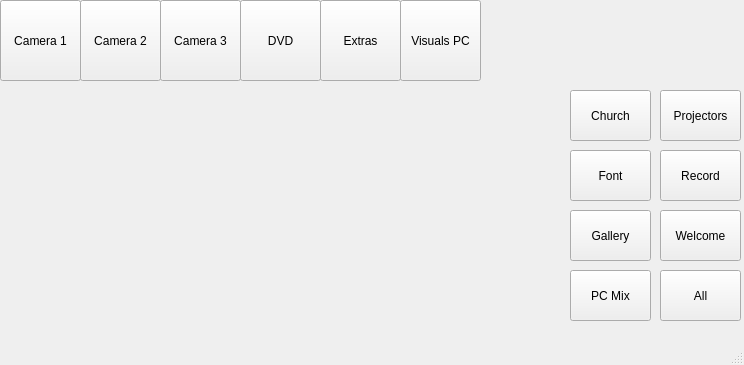
<?xml version="1.0" encoding="UTF-8"?>
<ui version="4.0">
 <class>VideoSwitcher</class>
 <widget class="QMainWindow" name="VideoSwitcher">
  <property name="geometry">
   <rect>
    <x>0</x>
    <y>0</y>
    <width>744</width>
    <height>365</height>
   </rect>
  </property>
  <property name="windowTitle">
   <string>MainWindow</string>
  </property>
  <widget class="QWidget" name="centralwidget">
   <widget class="QPushButton" name="btnCamera1">
    <property name="geometry">
     <rect>
      <x>0</x>
      <y>0</y>
      <width>81</width>
      <height>81</height>
     </rect>
    </property>
    <property name="text">
     <string>Camera 1</string>
    </property>
   </widget>
   <widget class="QPushButton" name="btnCamera2">
    <property name="geometry">
     <rect>
      <x>80</x>
      <y>0</y>
      <width>81</width>
      <height>81</height>
     </rect>
    </property>
    <property name="text">
     <string>Camera 2</string>
    </property>
   </widget>
   <widget class="QPushButton" name="btnCamera3">
    <property name="geometry">
     <rect>
      <x>160</x>
      <y>0</y>
      <width>81</width>
      <height>81</height>
     </rect>
    </property>
    <property name="text">
     <string>Camera 3</string>
    </property>
   </widget>
   <widget class="QPushButton" name="btnDVD">
    <property name="geometry">
     <rect>
      <x>240</x>
      <y>0</y>
      <width>81</width>
      <height>81</height>
     </rect>
    </property>
    <property name="text">
     <string>DVD</string>
    </property>
   </widget>
   <widget class="QPushButton" name="btnExtras">
    <property name="geometry">
     <rect>
      <x>320</x>
      <y>0</y>
      <width>81</width>
      <height>81</height>
     </rect>
    </property>
    <property name="text">
     <string>Extras</string>
    </property>
   </widget>
   <widget class="QPushButton" name="btnVisualsPC">
    <property name="geometry">
     <rect>
      <x>400</x>
      <y>0</y>
      <width>81</width>
      <height>81</height>
     </rect>
    </property>
    <property name="text">
     <string>Visuals PC</string>
    </property>
   </widget>
   <widget class="KLed" name="ledCamera1">
    <property name="geometry">
     <rect>
      <x>30</x>
      <y>80</y>
      <width>16</width>
      <height>16</height>
     </rect>
    </property>
    <property name="state">
     <enum>KLed::Off</enum>
    </property>
   </widget>
   <widget class="KLed" name="ledCamera2">
    <property name="geometry">
     <rect>
      <x>110</x>
      <y>80</y>
      <width>16</width>
      <height>16</height>
     </rect>
    </property>
    <property name="state">
     <enum>KLed::Off</enum>
    </property>
   </widget>
   <widget class="KLed" name="ledCamera3">
    <property name="geometry">
     <rect>
      <x>190</x>
      <y>80</y>
      <width>16</width>
      <height>16</height>
     </rect>
    </property>
    <property name="state">
     <enum>KLed::Off</enum>
    </property>
   </widget>
   <widget class="KLed" name="ledDVD">
    <property name="geometry">
     <rect>
      <x>270</x>
      <y>80</y>
      <width>16</width>
      <height>16</height>
     </rect>
    </property>
    <property name="state">
     <enum>KLed::Off</enum>
    </property>
   </widget>
   <widget class="KLed" name="ledExtras">
    <property name="geometry">
     <rect>
      <x>350</x>
      <y>80</y>
      <width>16</width>
      <height>16</height>
     </rect>
    </property>
    <property name="state">
     <enum>KLed::Off</enum>
    </property>
   </widget>
   <widget class="KLed" name="ledVisualsPC">
    <property name="geometry">
     <rect>
      <x>430</x>
      <y>80</y>
      <width>16</width>
      <height>16</height>
     </rect>
    </property>
    <property name="state">
     <enum>KLed::Off</enum>
    </property>
   </widget>
   <widget class="QPushButton" name="btnChurch">
    <property name="geometry">
     <rect>
      <x>570</x>
      <y>90</y>
      <width>81</width>
      <height>51</height>
     </rect>
    </property>
    <property name="text">
     <string>Church</string>
    </property>
   </widget>
   <widget class="QPushButton" name="btnWelcome">
    <property name="geometry">
     <rect>
      <x>660</x>
      <y>210</y>
      <width>81</width>
      <height>51</height>
     </rect>
    </property>
    <property name="text">
     <string>Welcome</string>
    </property>
   </widget>
   <widget class="QPushButton" name="btnAll">
    <property name="geometry">
     <rect>
      <x>660</x>
      <y>270</y>
      <width>81</width>
      <height>51</height>
     </rect>
    </property>
    <property name="text">
     <string>All</string>
    </property>
   </widget>
   <widget class="QPushButton" name="btnPCMix">
    <property name="geometry">
     <rect>
      <x>570</x>
      <y>270</y>
      <width>81</width>
      <height>51</height>
     </rect>
    </property>
    <property name="text">
     <string>PC Mix</string>
    </property>
   </widget>
   <widget class="QPushButton" name="btnGallery">
    <property name="geometry">
     <rect>
      <x>570</x>
      <y>210</y>
      <width>81</width>
      <height>51</height>
     </rect>
    </property>
    <property name="text">
     <string>Gallery</string>
    </property>
   </widget>
   <widget class="QPushButton" name="btnRecord">
    <property name="geometry">
     <rect>
      <x>660</x>
      <y>150</y>
      <width>81</width>
      <height>51</height>
     </rect>
    </property>
    <property name="text">
     <string>Record</string>
    </property>
   </widget>
   <widget class="QPushButton" name="btnFont">
    <property name="geometry">
     <rect>
      <x>570</x>
      <y>150</y>
      <width>81</width>
      <height>51</height>
     </rect>
    </property>
    <property name="text">
     <string>Font</string>
    </property>
   </widget>
   <widget class="QPushButton" name="btnProjectors">
    <property name="geometry">
     <rect>
      <x>660</x>
      <y>90</y>
      <width>81</width>
      <height>51</height>
     </rect>
    </property>
    <property name="text">
     <string>Projectors</string>
    </property>
   </widget>
  </widget>
  <widget class="QMenuBar" name="menubar">
   <property name="geometry">
    <rect>
     <x>0</x>
     <y>0</y>
     <width>744</width>
     <height>20</height>
    </rect>
   </property>
  </widget>
  <widget class="QStatusBar" name="statusbar"/>
 </widget>
 <customwidgets>
  <customwidget>
   <class>KLed</class>
   <extends>QWidget</extends>
   <header>kled.h</header>
  </customwidget>
 </customwidgets>
 <resources/>
 <connections/>
</ui>
